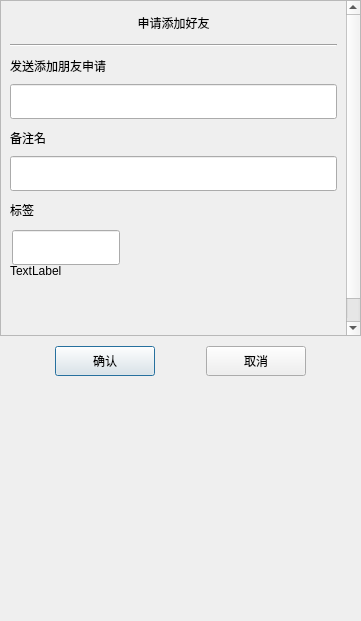
<?xml version="1.0" encoding="UTF-8"?>
<ui version="4.0">
 <class>ApplyFriend</class>
 <widget class="QDialog" name="ApplyFriend">
  <property name="geometry">
   <rect>
    <x>0</x>
    <y>0</y>
    <width>361</width>
    <height>621</height>
   </rect>
  </property>
  <property name="minimumSize">
   <size>
    <width>361</width>
    <height>621</height>
   </size>
  </property>
  <property name="maximumSize">
   <size>
    <width>361</width>
    <height>621</height>
   </size>
  </property>
  <property name="windowTitle">
   <string>Dialog</string>
  </property>
  <layout class="QVBoxLayout" name="verticalLayout">
   <property name="spacing">
    <number>0</number>
   </property>
   <property name="leftMargin">
    <number>0</number>
   </property>
   <property name="topMargin">
    <number>0</number>
   </property>
   <property name="rightMargin">
    <number>0</number>
   </property>
   <property name="bottomMargin">
    <number>0</number>
   </property>
   <item>
    <widget class="QScrollArea" name="scrollArea">
     <property name="widgetResizable">
      <bool>true</bool>
     </property>
     <widget class="QWidget" name="scrollcontent">
      <property name="geometry">
       <rect>
        <x>0</x>
        <y>0</y>
        <width>345</width>
        <height>361</height>
       </rect>
      </property>
      <layout class="QVBoxLayout" name="verticalLayout_6">
       <property name="spacing">
        <number>0</number>
       </property>
       <property name="leftMargin">
        <number>0</number>
       </property>
       <property name="rightMargin">
        <number>0</number>
       </property>
       <item>
        <widget class="QLabel" name="apply_lb">
         <property name="minimumSize">
          <size>
           <width>0</width>
           <height>25</height>
          </size>
         </property>
         <property name="maximumSize">
          <size>
           <width>16777215</width>
           <height>25</height>
          </size>
         </property>
         <property name="text">
          <string>申请添加好友</string>
         </property>
         <property name="alignment">
          <set>Qt::AlignCenter</set>
         </property>
        </widget>
       </item>
       <item>
        <widget class="QWidget" name="apply_wid" native="true">
         <layout class="QVBoxLayout" name="verticalLayout_2">
          <item>
           <widget class="Line" name="h_line">
            <property name="orientation">
             <enum>Qt::Horizontal</enum>
            </property>
           </widget>
          </item>
          <item>
           <widget class="QLabel" name="label">
            <property name="minimumSize">
             <size>
              <width>0</width>
              <height>25</height>
             </size>
            </property>
            <property name="maximumSize">
             <size>
              <width>16777215</width>
              <height>25</height>
             </size>
            </property>
            <property name="text">
             <string>发送添加朋友申请</string>
            </property>
           </widget>
          </item>
          <item>
           <widget class="CustomizeEdit" name="name_ed">
            <property name="minimumSize">
             <size>
              <width>0</width>
              <height>35</height>
             </size>
            </property>
            <property name="maximumSize">
             <size>
              <width>16777215</width>
              <height>35</height>
             </size>
            </property>
           </widget>
          </item>
          <item>
           <widget class="QLabel" name="label_2">
            <property name="minimumSize">
             <size>
              <width>0</width>
              <height>25</height>
             </size>
            </property>
            <property name="maximumSize">
             <size>
              <width>16777215</width>
              <height>25</height>
             </size>
            </property>
            <property name="text">
             <string>备注名</string>
            </property>
           </widget>
          </item>
          <item>
           <widget class="CustomizeEdit" name="back_ed">
            <property name="minimumSize">
             <size>
              <width>0</width>
              <height>35</height>
             </size>
            </property>
            <property name="maximumSize">
             <size>
              <width>16777215</width>
              <height>35</height>
             </size>
            </property>
           </widget>
          </item>
          <item>
           <widget class="QLabel" name="label_3">
            <property name="minimumSize">
             <size>
              <width>0</width>
              <height>25</height>
             </size>
            </property>
            <property name="maximumSize">
             <size>
              <width>16777215</width>
              <height>25</height>
             </size>
            </property>
            <property name="text">
             <string>标签</string>
            </property>
           </widget>
          </item>
          <item>
           <widget class="QWidget" name="lb_group_wid" native="true">
            <property name="minimumSize">
             <size>
              <width>0</width>
              <height>50</height>
             </size>
            </property>
            <layout class="QVBoxLayout" name="verticalLayout_4">
             <property name="spacing">
              <number>0</number>
             </property>
             <property name="leftMargin">
              <number>0</number>
             </property>
             <property name="topMargin">
              <number>0</number>
             </property>
             <property name="rightMargin">
              <number>0</number>
             </property>
             <property name="bottomMargin">
              <number>0</number>
             </property>
             <item>
              <widget class="QWidget" name="gridWidget" native="true">
               <property name="minimumSize">
                <size>
                 <width>0</width>
                 <height>40</height>
                </size>
               </property>
               <property name="maximumSize">
                <size>
                 <width>16777215</width>
                 <height>40</height>
                </size>
               </property>
               <widget class="CustomizeEdit" name="lb_ed">
                <property name="geometry">
                 <rect>
                  <x>2</x>
                  <y>2</y>
                  <width>108</width>
                  <height>35</height>
                 </rect>
                </property>
                <property name="minimumSize">
                 <size>
                  <width>0</width>
                  <height>0</height>
                 </size>
                </property>
                <property name="maximumSize">
                 <size>
                  <width>16777215</width>
                  <height>35</height>
                 </size>
                </property>
               </widget>
              </widget>
             </item>
             <item>
              <widget class="QWidget" name="input_tip_wid" native="true">
               <property name="minimumSize">
                <size>
                 <width>0</width>
                 <height>35</height>
                </size>
               </property>
               <layout class="QVBoxLayout" name="verticalLayout_5">
                <property name="spacing">
                 <number>0</number>
                </property>
                <property name="leftMargin">
                 <number>0</number>
                </property>
                <property name="topMargin">
                 <number>0</number>
                </property>
                <property name="rightMargin">
                 <number>0</number>
                </property>
                <property name="bottomMargin">
                 <number>0</number>
                </property>
                <item>
                 <widget class="ClickedOnceLabel" name="tip_lb">
                  <property name="text">
                   <string>TextLabel</string>
                  </property>
                  <property name="alignment">
                   <set>Qt::AlignLeading|Qt::AlignLeft|Qt::AlignVCenter</set>
                  </property>
                 </widget>
                </item>
               </layout>
              </widget>
             </item>
            </layout>
           </widget>
          </item>
          <item>
           <widget class="QWidget" name="widget" native="true">
            <property name="minimumSize">
             <size>
              <width>0</width>
              <height>60</height>
             </size>
            </property>
            <property name="maximumSize">
             <size>
              <width>16777215</width>
              <height>16777215</height>
             </size>
            </property>
            <layout class="QHBoxLayout" name="horizontalLayout">
             <property name="leftMargin">
              <number>0</number>
             </property>
             <property name="topMargin">
              <number>0</number>
             </property>
             <property name="rightMargin">
              <number>0</number>
             </property>
             <property name="bottomMargin">
              <number>0</number>
             </property>
             <item>
              <widget class="QWidget" name="lb_list" native="true">
               <property name="minimumSize">
                <size>
                 <width>287</width>
                 <height>50</height>
                </size>
               </property>
               <property name="maximumSize">
                <size>
                 <width>287</width>
                 <height>16777215</height>
                </size>
               </property>
              </widget>
             </item>
             <item>
              <widget class="QWidget" name="more_lb_wid" native="true">
               <property name="minimumSize">
                <size>
                 <width>30</width>
                 <height>0</height>
                </size>
               </property>
               <property name="maximumSize">
                <size>
                 <width>30</width>
                 <height>16777215</height>
                </size>
               </property>
               <layout class="QVBoxLayout" name="verticalLayout_3">
                <property name="leftMargin">
                 <number>2</number>
                </property>
                <property name="topMargin">
                 <number>2</number>
                </property>
                <property name="rightMargin">
                 <number>2</number>
                </property>
                <property name="bottomMargin">
                 <number>2</number>
                </property>
                <item>
                 <spacer name="verticalSpacer_2">
                  <property name="orientation">
                   <enum>Qt::Vertical</enum>
                  </property>
                  <property name="sizeHint" stdset="0">
                   <size>
                    <width>20</width>
                    <height>40</height>
                   </size>
                  </property>
                 </spacer>
                </item>
                <item>
                 <widget class="ClickedOnceLabel" name="more_lb">
                  <property name="minimumSize">
                   <size>
                    <width>25</width>
                    <height>25</height>
                   </size>
                  </property>
                  <property name="maximumSize">
                   <size>
                    <width>25</width>
                    <height>25</height>
                   </size>
                  </property>
                  <property name="text">
                   <string/>
                  </property>
                 </widget>
                </item>
               </layout>
              </widget>
             </item>
            </layout>
           </widget>
          </item>
         </layout>
        </widget>
       </item>
      </layout>
     </widget>
    </widget>
   </item>
   <item>
    <widget class="QWidget" name="widget_2" native="true">
     <property name="minimumSize">
      <size>
       <width>0</width>
       <height>50</height>
      </size>
     </property>
     <layout class="QHBoxLayout" name="horizontalLayout_2">
      <item>
       <spacer name="horizontalSpacer">
        <property name="orientation">
         <enum>Qt::Horizontal</enum>
        </property>
        <property name="sizeHint" stdset="0">
         <size>
          <width>39</width>
          <height>20</height>
         </size>
        </property>
       </spacer>
      </item>
      <item>
       <widget class="QPushButton" name="sure_btn">
        <property name="minimumSize">
         <size>
          <width>100</width>
          <height>30</height>
         </size>
        </property>
        <property name="maximumSize">
         <size>
          <width>100</width>
          <height>30</height>
         </size>
        </property>
        <property name="text">
         <string>确认</string>
        </property>
       </widget>
      </item>
      <item>
       <spacer name="horizontalSpacer_3">
        <property name="orientation">
         <enum>Qt::Horizontal</enum>
        </property>
        <property name="sizeHint" stdset="0">
         <size>
          <width>40</width>
          <height>20</height>
         </size>
        </property>
       </spacer>
      </item>
      <item>
       <widget class="QPushButton" name="cancel_btn">
        <property name="minimumSize">
         <size>
          <width>100</width>
          <height>30</height>
         </size>
        </property>
        <property name="text">
         <string>取消</string>
        </property>
       </widget>
      </item>
      <item>
       <spacer name="horizontalSpacer_2">
        <property name="orientation">
         <enum>Qt::Horizontal</enum>
        </property>
        <property name="sizeHint" stdset="0">
         <size>
          <width>40</width>
          <height>20</height>
         </size>
        </property>
       </spacer>
      </item>
     </layout>
    </widget>
   </item>
   <item>
    <spacer name="verticalSpacer">
     <property name="orientation">
      <enum>Qt::Vertical</enum>
     </property>
     <property name="sizeHint" stdset="0">
      <size>
       <width>20</width>
       <height>40</height>
      </size>
     </property>
    </spacer>
   </item>
  </layout>
 </widget>
 <customwidgets>
  <customwidget>
   <class>CustomizeEdit</class>
   <extends>QLineEdit</extends>
   <header>customizeedit.h</header>
  </customwidget>
  <customwidget>
   <class>ClickedOnceLabel</class>
   <extends>QLabel</extends>
   <header>clickedoncelabel.h</header>
  </customwidget>
 </customwidgets>
 <resources/>
 <connections/>
</ui>
